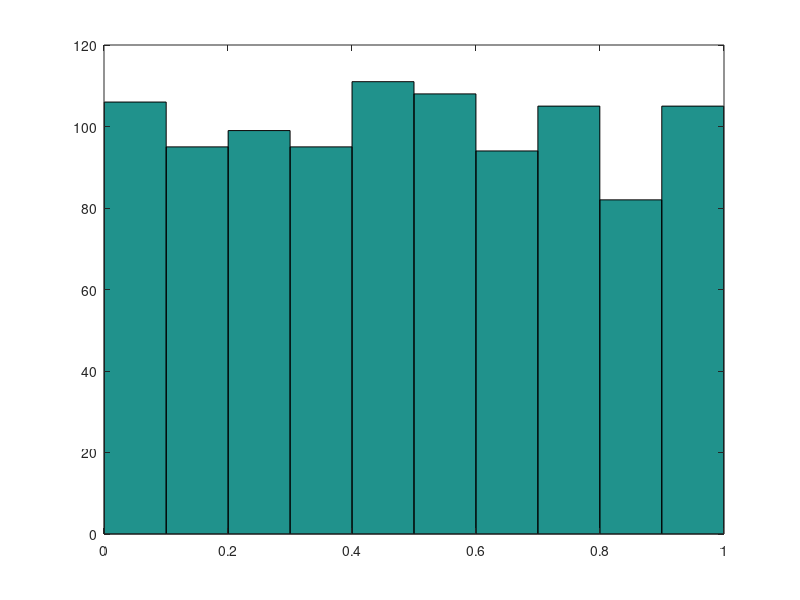
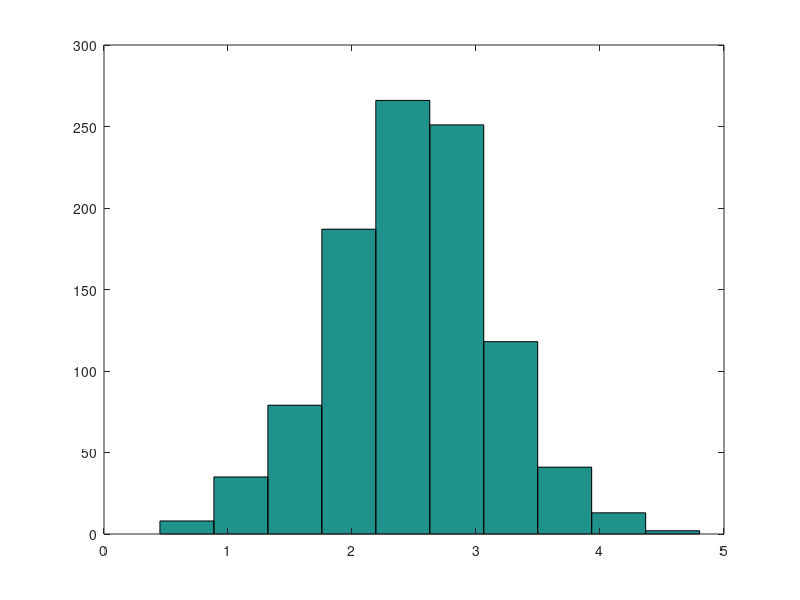
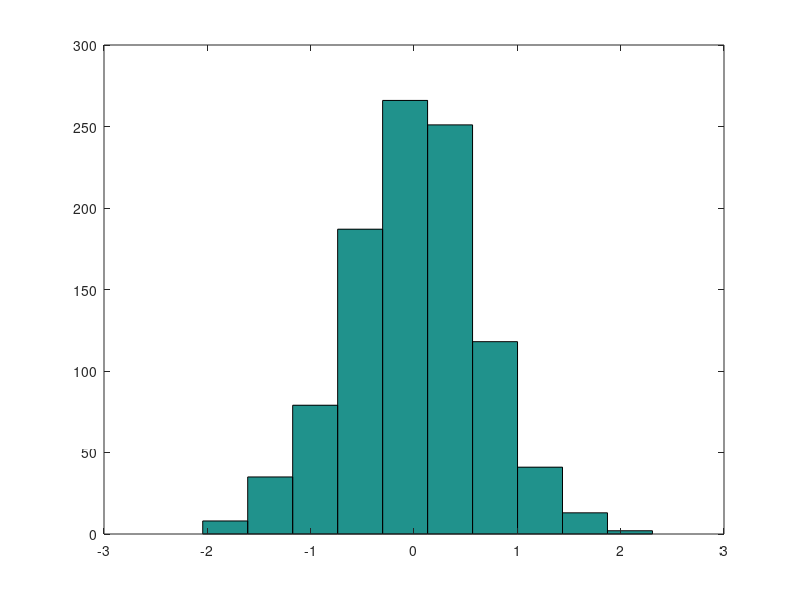
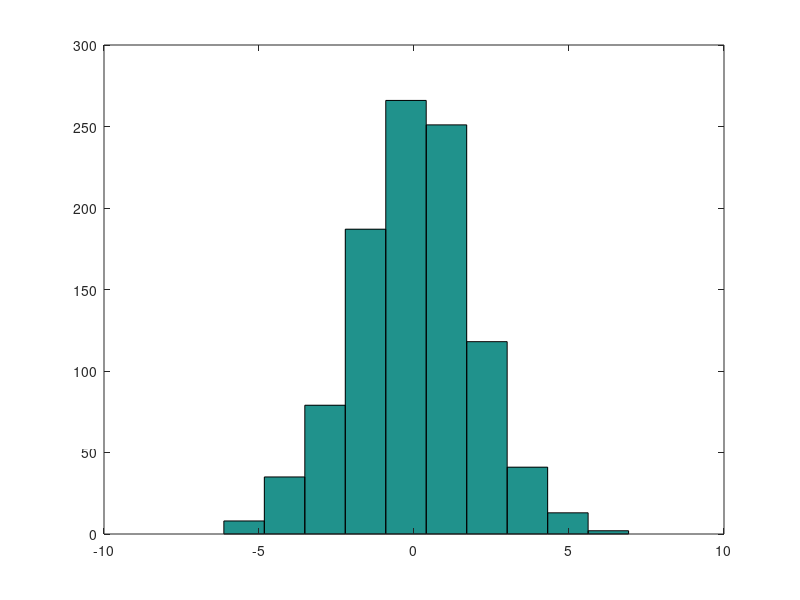

The MATLAB source for these figures, in order:
clc;
clear all;
close all;

N = 1000;
x1 = rand(1,N);
x2 = rand(1,N);
x3 = rand(1,N);
x4 = rand(1,N);
x5 = rand(1,N);
y = x1+x2+x3+x4+x5;
y1 = y - mean(y);
y2 = 3*y1;
y4 = randn(1,N);

hist(x1);
figure,
hist(y);
figure,
hist(y1);
figure,
hist(y2);
figure,
hist(y4);
